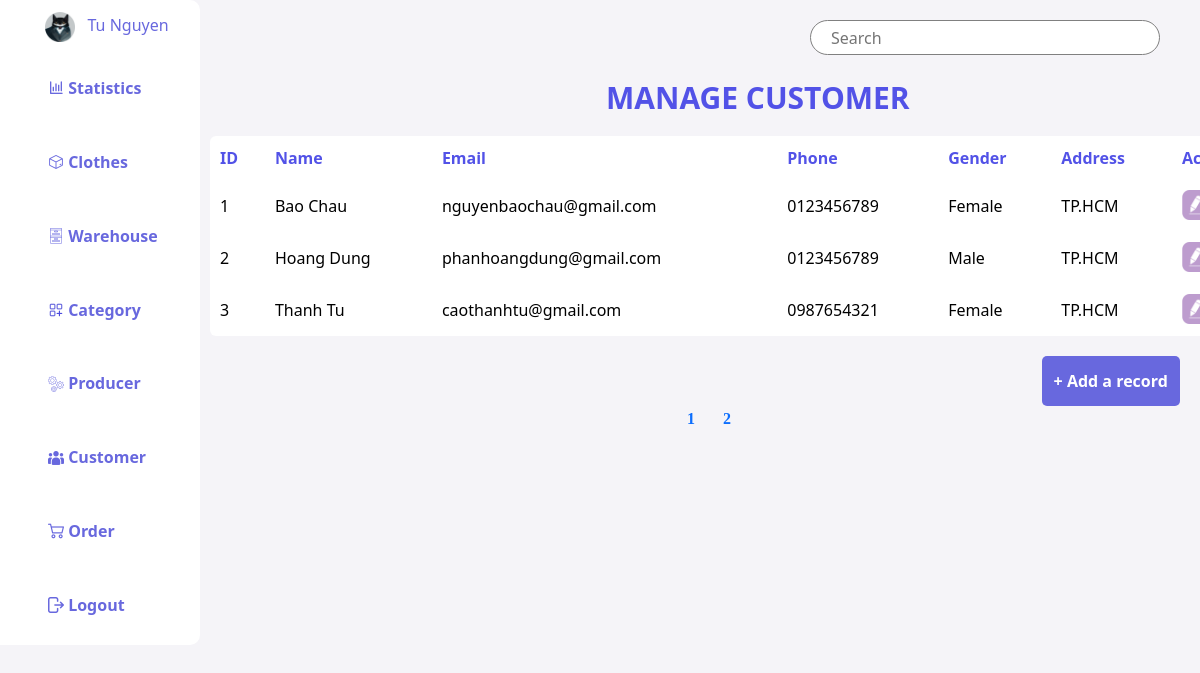
The page /admin/customer_manage/index.php (signed in) on the database its author committed.
### tables this page shows
create table customers(
	id INT auto_increment,
    name VARCHAR(100) NOT NULL,
    email VARCHAR(255) NOT NULL unique,
    password VARCHAR(255),
    phone VARCHAR(255),
    gender INT,
    address TEXT,
    primary key(id)
);

### admin/customer_manage/index.php (the view, shortened to what this page needs)
<!doctype html>
<html lang="en">
<head>
    <link rel="stylesheet" type="text/css" href="../css/style.css">
    <link href="https://cdn.jsdelivr.net/npm/bootstrap@5.3.0/dist/css/bootstrap.min.css" rel="stylesheet"
>
</head>
<body>
<?php
include_once "../layout/navigation.php";
include_once '../connect/open.php';
$search = "";
$recordOnePage = 3;
$sqlCountRecord = "SELECT COUNT(*) AS count_record FROM customers
                   WHERE name LIKE '%$search%'
                      OR phone LIKE '%$search%'
                      OR id LIKE '%$search%'
                      OR address LIKE '%$search%'";
$countRecords = mysqli_query($connect, $sqlCountRecord);
foreach ($countRecords as $countRecord){
    $records = $countRecord['count_record'];
}
$countPage = ceil($records / $recordOnePage);
$page = 1;
$start = ($page - 1) * $recordOnePage;
$sql = "SELECT * FROM customers
         WHERE name LIKE '%$search%'
            OR id LIKE '%$search%'
            OR phone LIKE '%$search%'
            OR address LIKE '%$search%'
            LIMIT $start, $recordOnePage";
$customers = mysqli_query($connect, $sql);
?>
<section class="main_content">
    <form  style="margin: 20px 0 20px 0" method="get" action="">
        <input class="search" width="30px" type="text" name="search" value="<?= $search; ?>" placeholder="Search">
    </form>
    <p class="table_title"> MANAGE CUSTOMER </p>
    <table class="table-admin" border="0" cellspacing="0" cellpadding="10" width="100%">
        <tr>
            <th class="t-heading" align="left"> ID </th>
            <th class="t-heading" align="left"> Name </th>
            <th class="t-heading" align="left"> Email </th>
            <th class="t-heading" align="left"> Phone </th>
            <th class="t-heading" align="left"> Gender </th>
            <th class="t-heading" align="left"> Address </th>
            <th class="t-heading" width="50px"> Action </th>
        </tr>
        <?php
            foreach($customers as $customer) {
        ?>
                <tr class="record">
                    <td>
                        <?= $customer['id']?>
                    </td>
                    <td>
                        <?= $customer['name']?>
                    </td>
                    <td>
                        <?= $customer['email']?>
                    </td>
                    <td>
                        <?= $customer['phone']?>
                    </td>
                    <td>
                        <?php
                        if($customer['gender'] == 0){
                            echo 'Female';
                        } elseif ($customer['gender'] == 1){
                            echo 'Male';
                        }
                        ?>
                    </td>
                    <td>
                        <?= $customer['address']?>
                    </td>
                    <td style="display: flex; justify-content: space-around">
                        <a class="edit"  href="edit.php?id=<?= $customer['id'] ?>">
                            <img width="30px" src="../../image/edit.png">
                        </a><br>
                    </td>
                </tr>
        <?php
            }
        ?>
    </table>
    <button class="btn add btn-primary">
        <a class="link_in_button" href="create.php"> + Add a record </a>
    </button>
    <br>
    <?php
    include_once '../layout/footer.php';
    ?>
</section>
</body>
</html>

### admin/layout/navigation.php (shortened to what this page needs)
<!doctype html>
<html lang="en">
<head>
    <link rel="stylesheet" type="text/css" href="../css/style.css">
</head>
<body>
<header>
    <div class="navbar">
        <ul class="navbar_menu">
            <li style="margin-left: 45px">
                <?php
                    include_once "../connect/open.php";
                    $email = $_SESSION['email_admin'];
                    $sql = "SELECT name FROM admins WHERE email = '$email'";
                    $admins = mysqli_query($connect, $sql);
                ?>
                <img width="30px" src="../../image/celement cat.png">
                <?php
                    foreach ($admins as $admin){
                ?>
                <span>
                    &nbsp <?= $admin['name'] ?>
                </span>
                <?php
                    }
                ?>
            </li>
            <li class="choice">
                <img style="width:16px; margin-top: -3px" src="../../image/statistic.png">
                <a class="link_in_menu" href="../homepage/index.php"> Statistics </a>
            </li>
            <li  class="choice">
                <img style="width:16px; margin-top: -3px" src="../../image/package.png">
                <a class="link_in_menu" href="../clothes_manage/index.php"> Clothes </a>
            </li>
            <li class="choice">
                <img style="width:16px; margin-top: -3px" src="../../image/boxes.png">
                <a class="link_in_menu" href="../warehouse/index.php"> Warehouse </a>
            </li>
            <li class="choice">
                <img style="width:16px; margin-top: -3px" src="../../image/menu.png">
                <a class="link_in_menu" href="../category_manager/index.php"> Category </a>
            </li>
            <li  class="choice">
                <img style="width:16px; margin-top: -3px" src="../../image/machice.png">
                <a class="link_in_menu" href="../producer_manage/index.php"> Producer </a>
            </li>
            <li  class="choice">
                <img style="width:16px; margin-top: -3px" src="../../image/customer.png">
                <a class="link_in_menu" href="../customer_manage/index.php"> Customer </a>
            </li>
            <li  class="choice">
                <img style="width:16px; margin-top: -3px" src="../../image/shopping-cart (1).png">
                <a class="link_in_menu" href="../order_manage/index.php"> Order </a>
            </li>
            <li  class="choice">
                <img style="width:16px; margin-top: -3px" src="../../image/log-out.png">
                <a class="link_in_menu" href="../account/logout_admin.php"> Logout </a>
            </li>
        </ul>
    </div>
</header>
</body>
</html>

### admin/connect/open.php (shortened to what this page needs)
<!doctype html>
<html lang="en">
<head>
</head>
<body>
</body>
</html>

### admin/layout/footer.php (shortened to what this page needs)
<!doctype html>
<html lang="en">
<head>
    <link rel="stylesheet" type="text/css" href="../css/style.css">
</head>
<body>
<div align="center">
<?php
for($i = 1; $i <= $countPage; $i++){
    ?>
    <a style="text-decoration: none; text-decoration-line: none; font-weight: bold; font-family: '#9Slide03 BoosterNextFYBlack'" class="page_number" href="?page=<?= $i ?>&search=<?= $search ?>">
        &nbsp &nbsp <?= $i ?>  &nbsp;
    </a>
    <?php
}
?>
</div>
</body>
</html>

### admin/css/style.css (style rules this page uses)
.main_content { margin-left: 210px; max-width: 1100px; position: relative; overflow: hidden; padding-top: 0 !important; scroll-behavior: smooth; }
.search { width: 350px; height: 35px; border-radius: 20px; border: 0.5px solid gray; right: 20px; padding-left: 20px; margin-left: 600px; }
.table-admin { width: 1044px; background-color: white; border: none; border-radius: 6px; }
.table_title { font-weight: bold; font-size: 30px; margin-left:40%; color: #5252e7; }
.t-heading { color: #5252e7; }
.record { color: black; }
.btn { width: border-box; height: 50px; border-radius: 5px; border: none; color: white; background-color: #6868de; font-weight: bold; }
.add { margin-top: 20px; margin-left: 84%; background-color: #6868de; color: white; }
.link_in_button { text-decoration: none; color: white; }
.page_number { text-decoration: none; font-weight: bold; }
.edit { text-decoration: none; color: #231ec2; }

### admin/customer_manage/index.php (style rules this page uses)
body { background-color: #F5F4F8; }

### admin/layout/navigation.php (style rules this page uses)
body { margin:0; color: #6868de; }
.navbar { position: fixed; display: block; padding: 0; }
.navbar_menu { height: 645px; position: absolute; padding-left: 0; list-style-type: none; background-color: #FFFFFF; color: #6868de; display: flex; justify-content: space-around; flex-direction: column; border-bottom-right-radius: 10px; border-top-right-radius: 10px; font-size: 16px; }
.choice { width: 200px; height: 50px; color: #6868de; text-decoration: none; padding-left: 24%; padding-top: 10px; }
.link_in_menu { text-decoration: none; color: #6868de; font-weight: bold; }

### rows shown on the page
customers: id "1", name "Bao Chau", email "nguyenbaochau@gmail.com", phone "0123456789", gender "Female", address "TP.HCM"
customers: id "2", name "Hoang Dung", email "phanhoangdung@gmail.com", phone "0123456789", gender "Male", address "TP.HCM"
customers: id "3", name "Thanh Tu", email "caothanhtu@gmail.com", phone "0987654321", gender "Female", address "TP.HCM"

### other values the page prints
$admin['name'] "Tu Nguyen"
